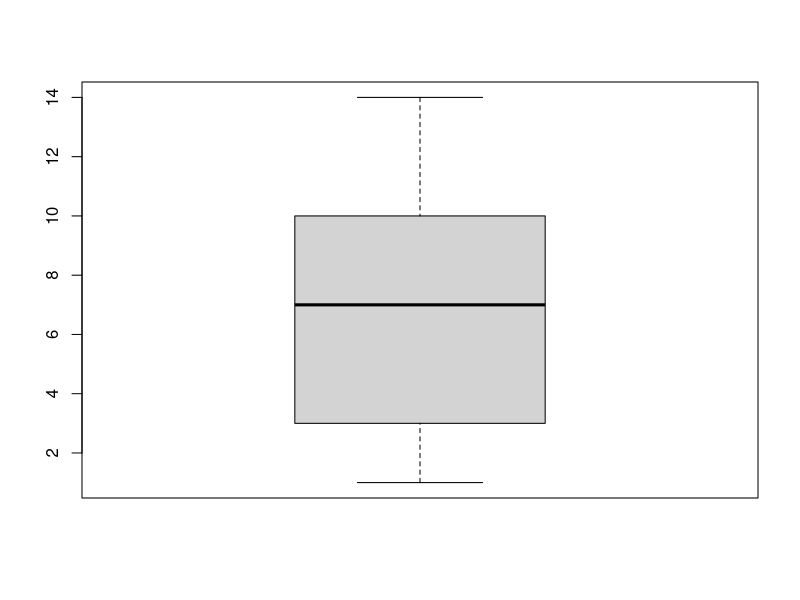
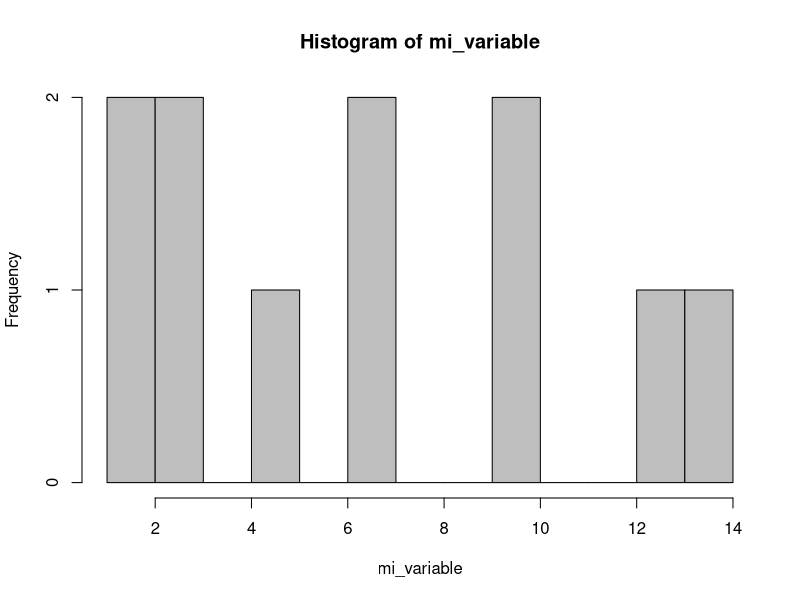
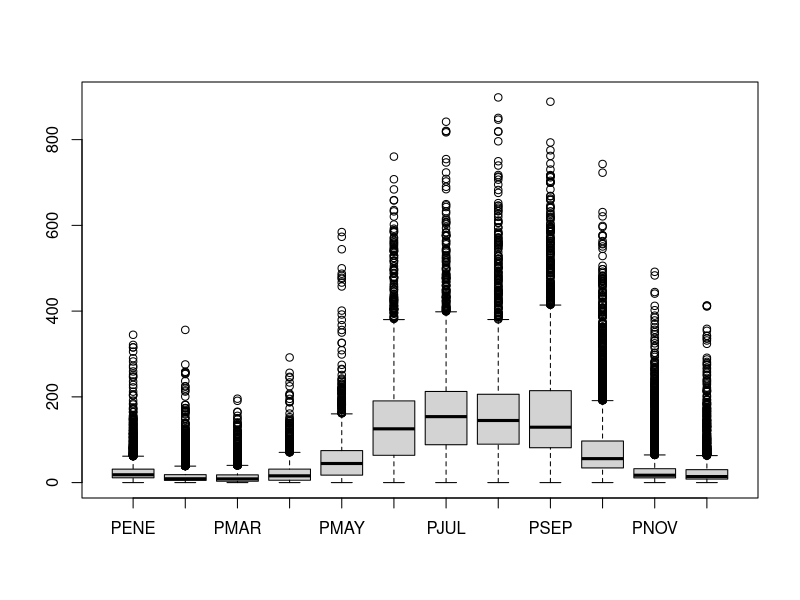
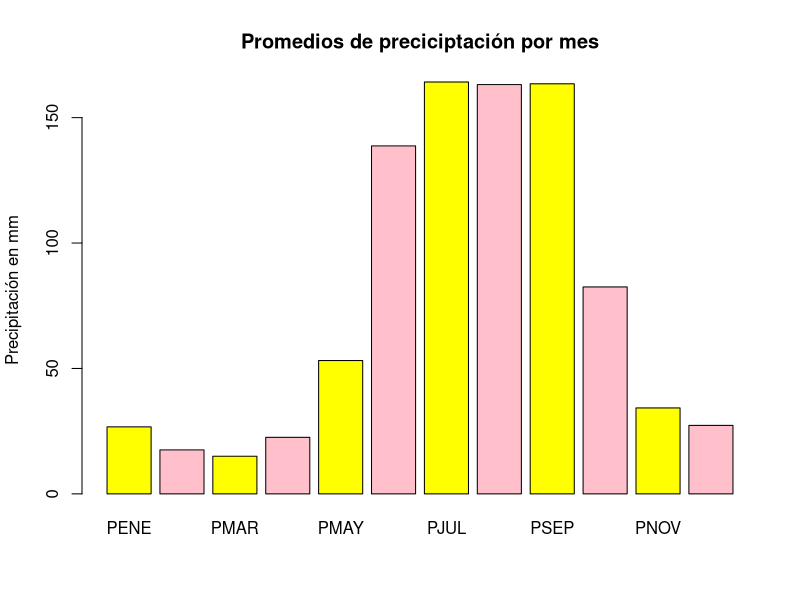
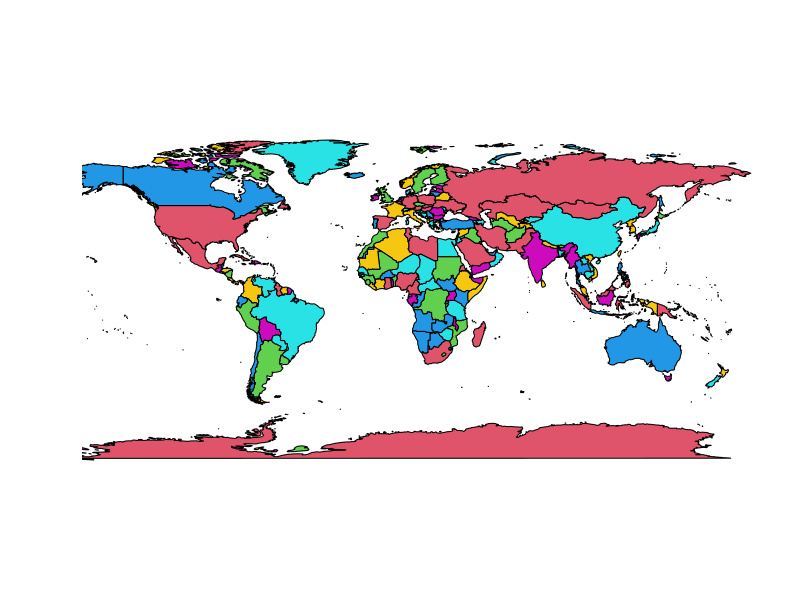
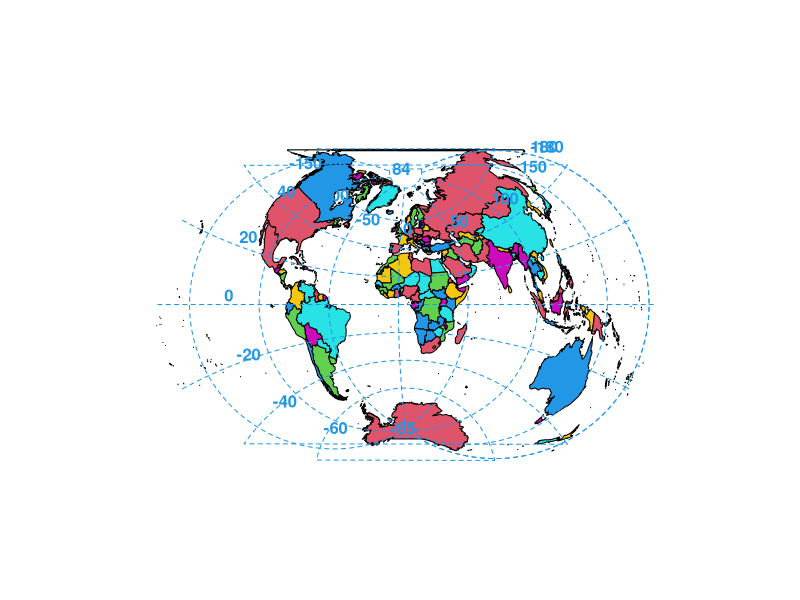
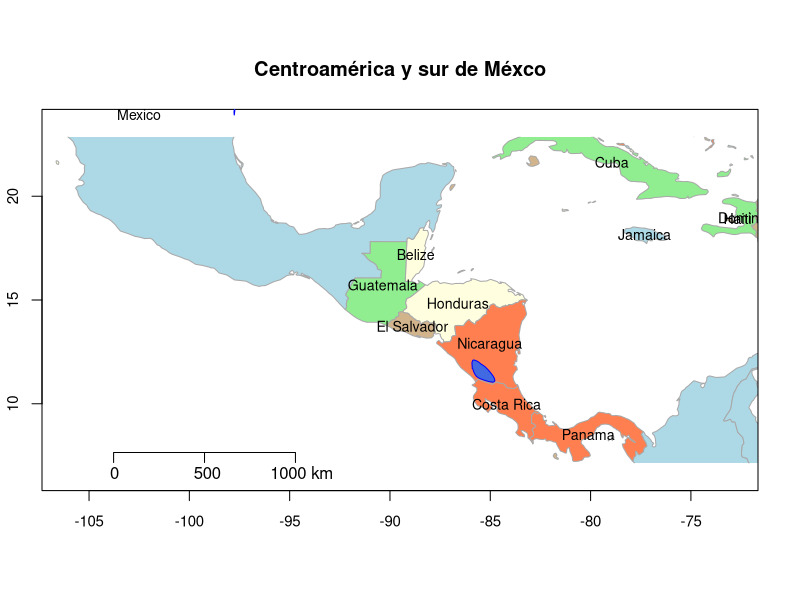

The R script that drew these images, in order:
## ---- chunk 1
mi_variable <- c(10,13,7,5,7,1,1,3,3,10,14)

summary(mi_variable)
boxplot(mi_variable)
hist(mi_variable, breaks=14, col="gray")
## ---- chunk 2
mi_tabla <- read.csv("Prec.csv")

dim(mi_tabla)
head(mi_tabla)
summary(mi_tabla)
boxplot(mi_tabla[,2:13])
## ---- chunk 3
mis_promedios <- apply(mi_tabla[,2:13],2,FUN = mean)
mis_promedios

barplot(mis_promedios, col=c("yellow","pink"), 
        main="Promedios de preciciptación por mes",
        ylab="Precipitación en mm")
  
  
## ---- chunk 4
library(maps)
library(mapproj)

map('world', fill=TRUE, col=2:7)

map('world', fill=TRUE, col=2:7, projection = "globular")
my_grid <- map('world', plot = FALSE)
map.grid(my_grid)

## ---- chunk 5
ext_vector <- c(-107,-72,6,24)

my_map <- map('world', border = "darkgray", fill = TRUE,
              col = c("lightgreen","lightyellow","lightblue","coral","tan"),
              xlim = ext_vector[1:2], ylim = ext_vector[3:4])

map.axes(cex.axis = 0.9)
map.scale(ratio = FALSE)
title("Centroamérica y sur de Méxco")

map('lakes', add = TRUE, fill = TRUE, col = "royalblue", border = "blue")

my_names <- my_map$names
my_good_names <- my_names[!grepl(":+", my_names)]
map.text('world', regions = my_good_names, exact = TRUE, cex = 0.85, add = TRUE)
